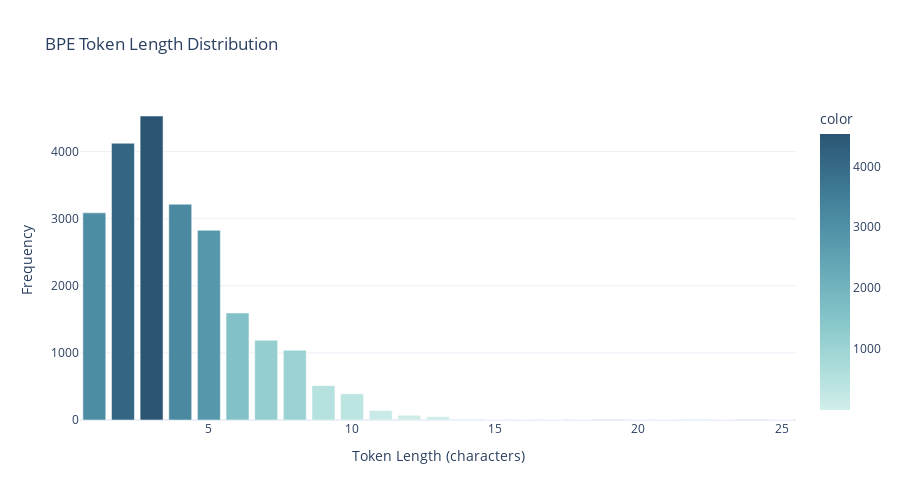

The code cell stored with this chart in its notebook:
### Code cell
# Calculate token lengths
bpe_token_lengths = [len(token) for token in all_bpe_tokens if token not in ["[UNK]", "[PAD]", "[CLS]", "[SEP]", "[MASK]"]]

print("\n" + "="*80)
print("BPE TOKEN LENGTH STATISTICS")
print("="*80)
print(f"Mean token length: {np.mean(bpe_token_lengths):.2f} characters")
print(f"Median token length: {np.median(bpe_token_lengths):.2f} characters")
print(f"Min token length: {min(bpe_token_lengths)} characters")
print(f"Max token length: {max(bpe_token_lengths)} characters")
print(f"Std dev: {np.std(bpe_token_lengths):.2f}")

# Visualize distribution
length_counts = pd.Series(bpe_token_lengths).value_counts().sort_index()

fig = px.bar(
    x=length_counts.index, 
    y=length_counts.values,
    title='BPE Token Length Distribution',
    labels={'x': 'Token Length (characters)', 'y': 'Frequency'},
    color=length_counts.values,
    color_continuous_scale='Teal'
)

fig.update_layout(
    showlegend=False,
    height=500,
    template='plotly_white'
)

fig.show()

### Figure 1 — Plotly figure (JSON) as saved in the notebook; plotly's stock layout.template omitted (floating-point values rounded to 4 significant figures)
{"data": [{"hovertemplate": "Token Length (characters)=%{x}<br>Frequency=%{y}<br>color=%{marker.color}<extra></extra>", "legendgroup": "", "marker": {"color": [3087, 4124, 4530, 3215, 2826, 1594, 1187, 1039, 512, 391, 141, 71, 50, 12, 1, 4, 3, 5, 7, 6, 12, 1, 1], "coloraxis": "coloraxis", "pattern": {"shape": ""}}, "name": "", "orientation": "v", "showlegend": false, "textposition": "auto", "type": "bar", "x": [1, 2, 3, 4, 5, 6, 7, 8, 9, 10, 11, 12, 13, 14, 15, 16, 17, 18, 20, 21, 22, 23, 25], "xaxis": "x", "y": [3087, 4124, 4530, 3215, 2826, 1594, 1187, 1039, 512, 391, 141, 71, 50, 12, 1, 4, 3, 5, 7, 6, 12, 1, 1], "yaxis": "y"}], "layout": {"barmode": "relative", "coloraxis": {"colorbar": {"title": {"text": "color"}}, "colorscale": [[0, "rgb(209, 238, 234)"], [0.1667, "rgb(168, 219, 217)"], [0.3333, "rgb(133, 196, 201)"], [0.5, "rgb(104, 171, 184)"], [0.6667, "rgb(79, 144, 166)"], [0.8333, "rgb(59, 115, 143)"], [1, "rgb(42, 86, 116)"]]}, "height": 500, "legend": {"tracegroupgap": 0}, "showlegend": false, "title": {"text": "BPE Token Length Distribution"}, "xaxis": {"anchor": "y", "domain": [0, 1], "title": {"text": "Token Length (characters)"}}, "yaxis": {"anchor": "x", "domain": [0, 1], "title": {"text": "Frequency"}}}}
